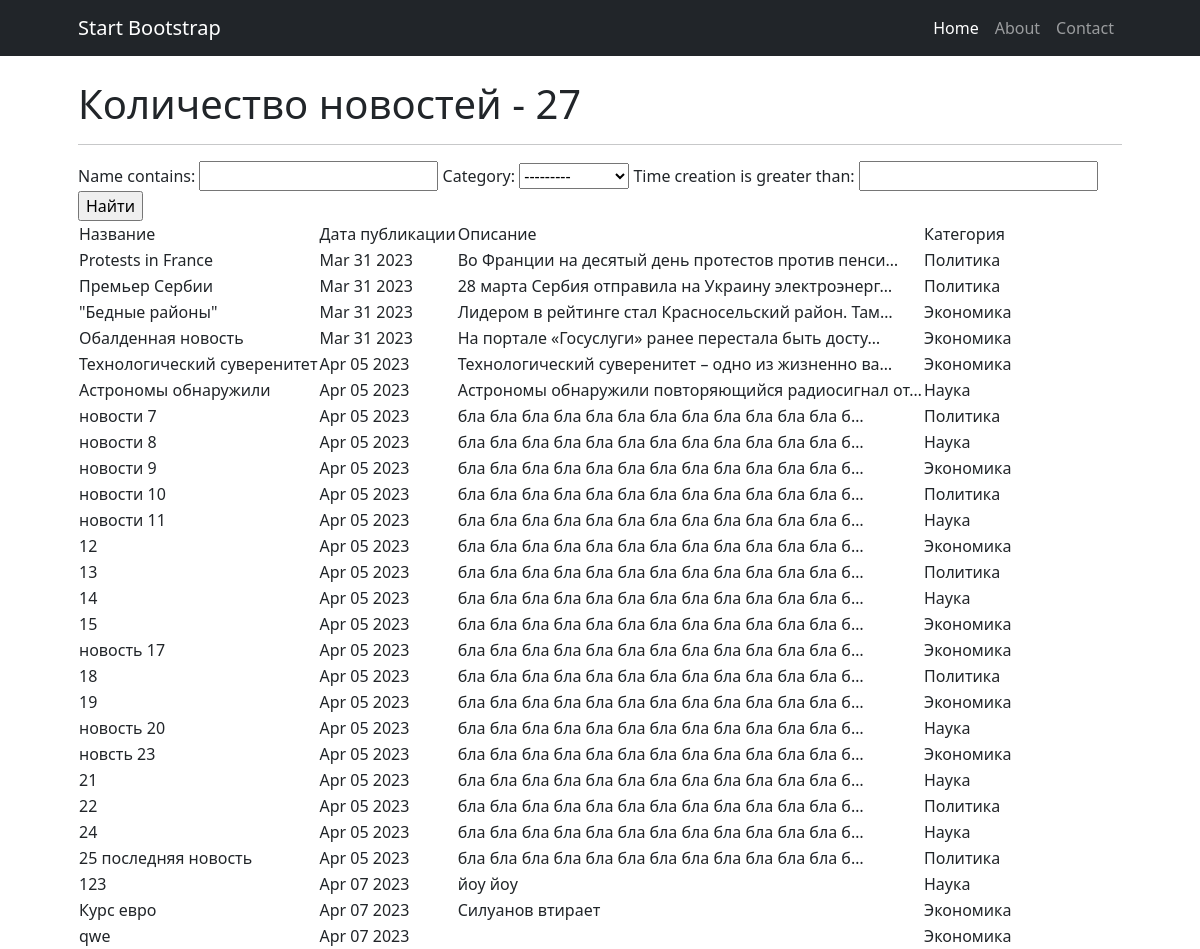
Before: /news/search with the older database file.
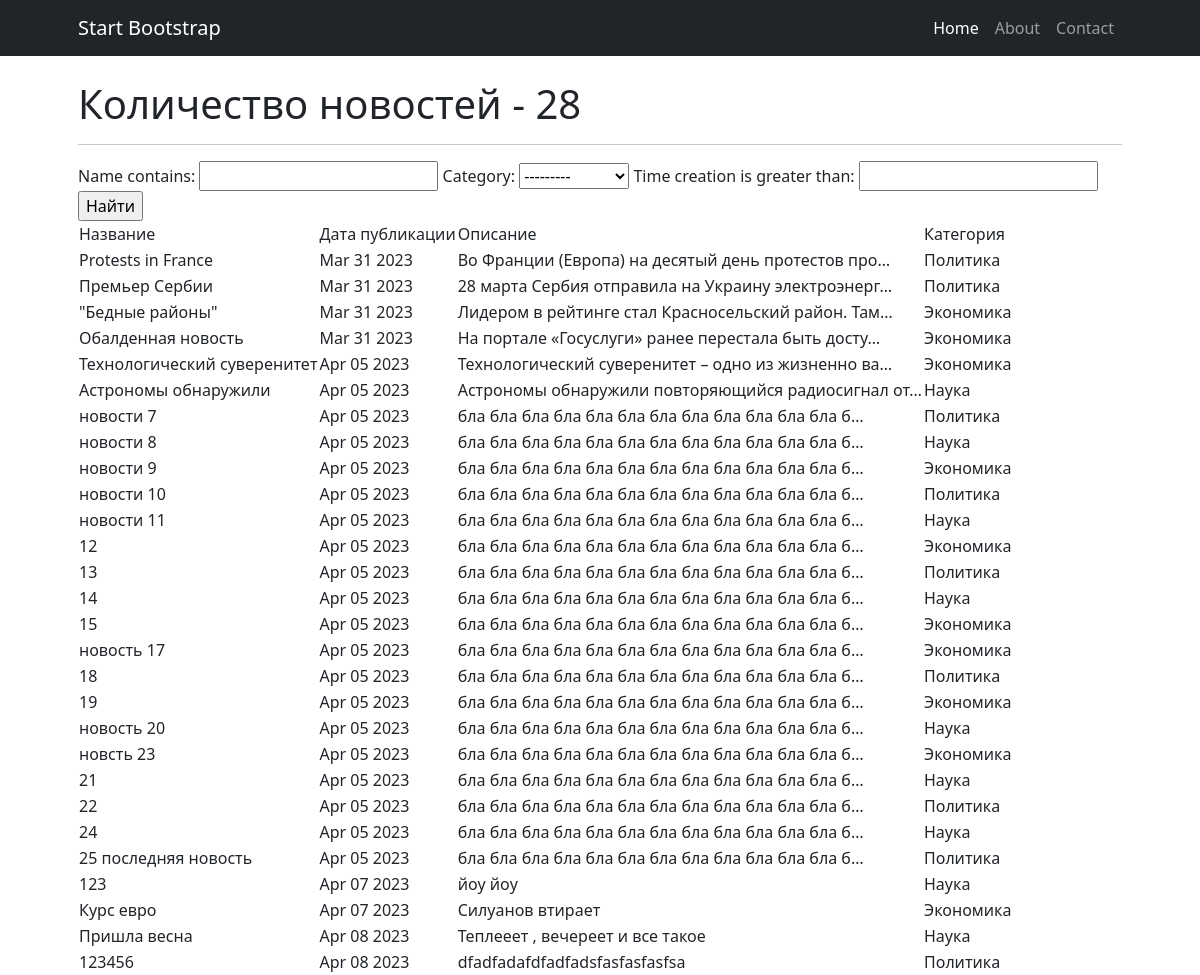
After: the same page with the newer database file.
### news/models.py (models this page shows, shortened)
class News(models.Model):
    name = models.CharField(
        max_length=50,
        unique=True, # названия новостей не должны повторяться
    )
    description = models.TextField()
    category = models.ForeignKey(
        to='Category',
        on_delete=models.CASCADE,
        related_name='news', # все новости в категории будут доступны через поле news
    )
    time_creation = models.DateTimeField(auto_now_add = True)

class Category(models.Model):
    name = models.CharField(max_length=100, unique=True)  # названия категорий тоже не должны повторяться
    def __str__(self):
        return f'{self.name.title()}'

### news/views.py (the view)
# urls.py: path('search', NewsSearch.as_view()),
class NewsSearch(ListView):
    model = News  # указываем модель, объекты которой мы будем выводить
    template_name = 'search.html'  # указываем имя шаблона, в котором будет лежать HTML, в нём будут все инструкции о том, как именно пользователю должны вывестись наши объекты
    context_object_name = 'news'  # это имя списка, в котором будут лежать все объекты
    queryset = News.objects.order_by('id')
    def get_context_data(self, **kwargs):
        context = super().get_context_data(**kwargs)
        context['filter'] = NewsFilter(self.request.GET, queryset=self.get_queryset())
        return context

### templatetags/custom_filters.py (called while the page is built)
@register.filter(name='filter_message')
def filter_message(message: str):
    variants = ['мудаков', 'твари', 'козлы', 'лошара', 'ублюдок', 'дичь'] # непристойные выражения
    ln = len(variants)
    filtred_message = ''
    string = ''
    string2 = ''
    pattern = ' ' # чем заменять непристойные выражения
    for i in message:
        string += i
        string2 = string.lower()
        flag = 0
        for j in variants:
            if not string2 in j:
                flag += 1
            if string2 == j:
                filtred_message += pattern
                flag -= 1
                string = ''
        if flag == ln:
            filtred_message += string
            string = ''
    if string2 != '' and string2 not in variants:
        filtred_message += string
    elif string2 != '':
        filtred_message += pattern
    return filtred_message

### templates/search.html (shortened to what this page needs)
{% extends 'flatpages/default.html' %}
{% load custom_filters %}
{% block content %}
    <h1>Количество новостей - {{ news|length }}</h1>
    <hr>
    <form method="GET">
        {{ filter.form }}
        <input type="submit" value="Найти">
    </form>
    {% if news %}
        <table>
            <tr>
                <td>
                    Название
                </td>
                <td>
                    Дата публикации
                </td>
                <td>
                    Описание
                </td>
                <td>
                    Категория
                </td>
            </tr>
        {% for new in filter.qs %}
            <tr>
                <td>
                    {{ new.name|filter_message }}
                </td>
                <td>
                    {{ new.time_creation|date:'M d Y'}}
                </td>
                <td>
                    {{ new.description|truncatechars:50|filter_message}}
                </td>
                <td>
                    {{ new.category.name }}
                </td>
            </tr>
        {% endfor %}
        </table>
    {% else %}
        <h2> Новостей нет!</h2>
    {% endif %}
{% endblock content %}

### templates/flatpages/default.html (shortened to what this page needs)
{% load static %}
<!DOCTYPE html>
<html lang="en">
    <head>
        <link href="https://cdn.jsdelivr.net/npm/bootstrap-icons@1.4.1/font/bootstrap-icons.css" rel="stylesheet" />
        <link href="{% static 'css/styles.css' %}" rel="stylesheet">
    </head>
    <body>
        <nav class="navbar navbar-expand-lg navbar-dark bg-dark">
            <div class="container px-lg-5">
                <a class="navbar-brand" href="#!">Start Bootstrap</a>
                <div class="collapse navbar-collapse" id="navbarSupportedContent">
                    <ul class="navbar-nav ms-auto mb-2 mb-lg-0">
                        <li class="nav-item"><a class="nav-link active" aria-current="page" href="#!">Home</a></li>
                        <li class="nav-item"><a class="nav-link" href="#!">About</a></li>
                        <li class="nav-item"><a class="nav-link" href="#!">Contact</a></li>
                    </ul>
                </div>
            </div>
        </nav>
        <section class="pt-4">
            <div class="container px-lg-5">
                {% block content %}{% endblock content %}
            </div>
        </section>
    </body>
</html>

Changed rows visible on the page:
removed News: name|filter_message "qwe", time_creation "Apr 07 2023", category.name "Экономика"
changed News "Protests in France": description|filter_message "Во Франции на десятый день протестов против пенси…" → "Во Франции (Европа) на десятый день протестов про…"
added News: name|filter_message "Пришла весна", time_creation "Apr 08 2023", description|filter_message "Теплееет , вечереет и все такое", category.name "Наука"
added News: name|filter_message "123456", time_creation "Apr 08 2023", description|filter_message "dfadfadafdfadfadsfasfasfasfsa", category.name "Политика"
Other visible differences:
{{ news|length }}: "27" → "28"
